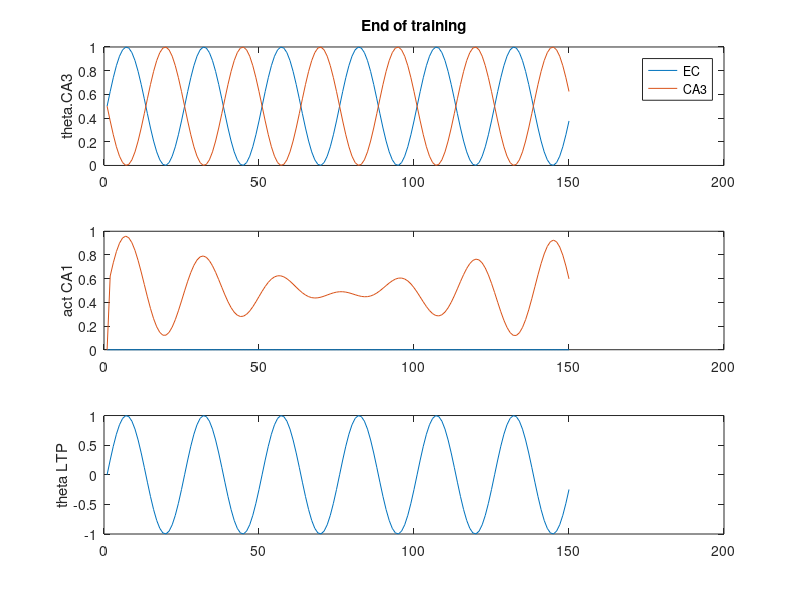
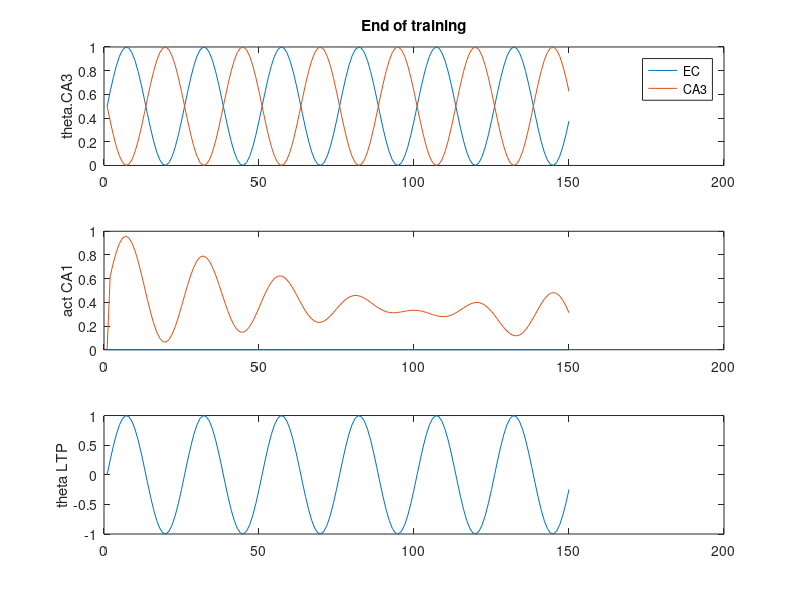

The MATLAB script that drew these images, in order:
function [] = hasselmo9402_v1()
% hasselmo_2002 theta model


%todo: 
% add plots for ca3 and ec activity
% add ach to the model
% make a struct to hold data? 

clear all;

%% runtime parameters
p.nTrls = 14;
p.nTSteps = 25;
p.nCA1cells = 2;
p.nCA3cells = 3;
p.nECcells = 2;

p.dt = 0.005; % 5 ms
p.thF = 8; % 8 Hz
p.stepsPerCycle = ceil(((1/p.thF)/p.dt));
p.phaseStep = (2*pi)/p.stepsPerCycle; % numnber of radians to increment theta phase by for each time steps
p.k = .5; 
p.lrate = 0.01; % learning rate, per Ehren's experiment
p.thetaScale = 1; % X from Hasselmo et al (2002), p 799
% [0 to 1] smaller means theta has less effect on functional strength
% paper is vague about whether different values are used for the different
% layers (CA3 vs EC), for now we'll assume that it is a single fixed
% parameter.

% allocate arrays
a.CA1 = nan(p.nCA1cells,p.nTSteps);
a.CA3 = nan(p.nCA3cells,p.nTrls); 
a.EC  = nan(p.nECcells, p.nTrls);
w.CA3 = eye(p.nCA1cells, p.nCA3cells);
w.EC  = eye(p.nCA1cells, p.nECcells); % identity matrix p.801
tempXprod = nan(p.nCA1cells,p.nCA3cells,p.stepsPerCycle);



%% Task 

stage = 1;

% for each trial, run the theta model 
for trl = 1:p.nTrls
  % initialize first timestep
  % NOTE: THESE NEED TO BE SET FOR EACH PHASE OF THE TASK, TRL
  a.CA3(:,1) = [0; 1; 1]; % rand(p.nCA3cells,1) > .5;
  a.EC(:,1)  = [0; 1]; % rand(p.nECcells, 1) > .5;
  
  % runs the model 
  [a, tempXprod, ph, theta] = runTheta(a,tempXprod,w,p,stage);
  
  % compute weight updates after each theta cycle
  dw.CA3(:,:) = sum(tempXprod,3);
  
  fprintf('\nTrial %i\n',trl);
  if any(isnan(dw.CA3)), keyboard, end
  w.CA3, dw.CA3
  w.CA3 = w.CA3 + p.lrate.*dw.CA3; %   w.CA3 = w.CA3 + dw.CA3;
  w.CA3 = min(w.CA3, p.k);
  w.CA3
  
end

if 1, plotStateVariables(theta,a); end

  %keyboard

  fprintf('Test initial learning\n');  
  a.CA3(:,1) = [0; 1; 0]; % rand(p.nCA3cells,1) > .5;
  [a, tempXprod, ph, theta] = runTheta(a,tempXprod,w,p,stage); 
  if 1, plotStateVariables(theta,a); end
  
end

function [a,tempXprod, ph, theta] = runTheta(a,tempXprod,w,p,stage)
  
  % allocate phase and theta params
  ph.EC = nan(p.nTSteps,1);   theta.EC = nan(p.nTSteps,1);
  ph.CA3 = nan(p.nTSteps,1);  theta.CA3 = nan(p.nTSteps,1);
  ph.LTP = nan(p.nTSteps,1);  theta.LTP = nan(p.nTSteps,1);

  
  ph.EC(1)  = 0;    theta.EC(1)  = (p.thetaScale/2) * sin(ph.EC(1))  + (1-(p.thetaScale/2));
  ph.CA3(1) = pi;   theta.CA3(1) = (p.thetaScale/2) * sin(ph.CA3(1)) + (1-(p.thetaScale/2));
  ph.LTP(1) = 0;    theta.LTP(1) = sin(ph.LTP(1));
  
  % initialize CA1 activity
  %a.CA1(:,1) = ((theta.EC(1) .* w.EC) * a.EC(:,stage)) + ((theta.CA3(1) .* w.CA3) * a.CA3(:,1)); % eq 2.4 p.799
  nCycles = 6;
  AChLvls = linspace(1,0,nCycles*p.stepsPerCycle); Cr = 1; Cl = 1; % high ach to low ach
  syn.EC3(:,1) = (1 - AChLvls(1)*Cl) * ((theta.EC(1) .* w.EC) * a.EC(:,stage));
  syn.CA3(:,1) = (1 - AChLvls(1)*Cr) * ((theta.CA3(1) .* w.CA3) * a.CA3(:,stage));
  
  a.CA1(:,1) = syn.EC3(:,1) + syn.CA3(:,1); % eq 2.4 p.799

  tempXprod(:,:,1) = (theta.LTP(1) .* a.CA1(:,1)) * a.CA3(:,stage)';
  % run one theta cycle
  for t = 2:nCycles*p.stepsPerCycle
    
    % phasic input
    ph.EC(t)  = ph.EC(t-1)  + p.phaseStep;  theta.EC(t)  = (p.thetaScale/2) * sin(ph.EC(t))  + (1-(p.thetaScale/2));  % eq 2.2 p.799
    ph.CA3(t) = ph.CA3(t-1) + p.phaseStep;  theta.CA3(t) = (p.thetaScale/2) * sin(ph.CA3(t)) + (1-(p.thetaScale/2));  % eq 2.3 p.799
    ph.LTP(t) = ph.LTP(t-1) + p.phaseStep;  theta.LTP(t) = sin(ph.LTP(t));                                        % eq 2.5 p.799
    
    
    %a.CA1 = w.EC .* a.EC + w.CA3 .* a.CA3; % eq 2.1
    %a.CA1(:,t) = ((theta.EC(t) .* w.EC) * a.EC(:,stage)) + ((theta.CA3(t) .* w.CA3) * a.CA3(:,stage)); % eq 2.4 p.799
    syn.EC3(:,t) = (AChLvls(t)*Cl) * ((theta.EC(t) .* w.EC) * a.EC(:,stage));
    syn.CA3(:,t) = (1 - AChLvls(t)*Cr) * ((theta.CA3(t) .* w.CA3) * a.CA3(:,stage));
    
    a.CA1(:,t) = syn.EC3(:,t) + syn.CA3(:,t); % eq 2.4 p.799

    tempXprod(:,:,t) = (theta.LTP(t) .* a.CA1(:,t)) * a.CA3(:,stage)';
    
  end
  
  if 0
    %keyboard;
    figure;plot(reshape(syn.EC3,2,[])'); hold on;
   plot(reshape(syn.CA3,2,[])')
  end
 
end

function plotStateVariables(theta,a)
    figure;
    subplot(3,1,1);
    hold off; plot(theta.EC)
    hold on; plot(theta.CA3)
    ylabel('theta.CA3');
    legend('EC','CA3'); ylim([0 1]);
    title(['End of training']);
    
    subplot(3,1,2);
    plot(a.CA1');
    ylabel('act CA1');
    
    subplot(3,1,3);
    plot(theta.LTP)
    ylabel('theta LTP');
end

%%
